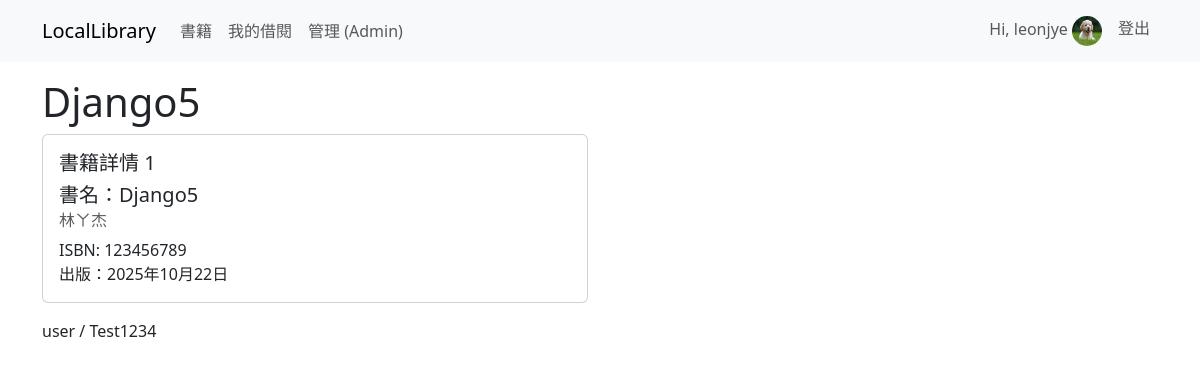
Screenshot of /catalog/books/1/ (signed in) with the database file from the repository.
### accounts/models.py (models this page shows, shortened)
class Profile(models.Model):
    user = models.OneToOneField(User, on_delete=models.CASCADE)
    profile_picture = models.ImageField(upload_to='profile_pics/', blank=True, null=True)

### catalog/models.py (models this page shows, shortened)
class Book(models.Model):
    title = models.CharField(max_length=200, verbose_name="隨便來個書名")
    author = models.CharField(max_length=100, verbose_name="不知作者")
    isbn = models.CharField('ISBN', max_length=13, unique=True)
    published_date = models.DateField(null=True, blank=True, verbose_name="出版日期")

### catalog/views.py (the view)
# urls.py: path('catalog/books/<int:pk>/', views.book, name='book_detail'),
def book(request, pk):
    book = Book.objects.get(id=pk)
    return render(request, 'book.html', {'book': book})

### templates/book.html (shortened to what this page needs)
{% extends "base.html" %}
{% block content %}
  <h1>{{book.title}}</h1>
  <div class="row">
      <div class="col-md-6 mb-3">
        <div class="card">
          <div class="card-body">
            <H5 class="card-title">
              書籍詳情 {{book.id}}
            </H5>
            <h5 class="card-title">
              書名：{{ book.title }}
            </h5>
            <h6 class="card-subtitle mb-2 text-muted">{{ book.author }}</h6>
            <p class="card-text">ISBN: {{ book.isbn }}
                <br>出版：{{ book.published_date }}</p>
          </div>
        </div>
      </div>
  </div>
{% endblock %}

### templates/base.html (shortened to what this page needs)
<!doctype html>
<html lang="zh-Hant">
  <head>
    <link href="https://cdn.jsdelivr.net/npm/bootstrap@5.3.0/dist/css/bootstrap.min.css" rel="stylesheet">
  </head>
  <body>
    <nav class="navbar navbar-expand-lg navbar-light bg-light mb-3">
      <div class="container">
        <a class="navbar-brand" href="">LocalLibrary</a>
        <div class="collapse navbar-collapse">
          <ul class="navbar-nav me-auto">
            <li class="nav-item"><a class="nav-link" href="{% url 'book_list' %}">書籍</a></li>
            <li class="nav-item"><a class="nav-link" href="">我的借閱</a></li>
            <li class="nav-item"><a class="nav-link" href="/admin/">管理 (Admin)</a></li>
          </ul>
          <ul class="navbar-nav">
            {% if user.is_authenticated %}
              <li class="nav-item">
                <span class="nav-link">
                  Hi, {{ user.username }}
                  {% if user.profile.profile_picture %}
                    <img src="{{ user.profile.profile_picture.url }}" alt="Profile Picture" style="width: 30px; height: 30px; border-radius: 50%;">
                  {% endif %}
                </span>
              </li>
              <li class="nav-item"><a class="nav-link" href="{% url 'logout' %}">登出</a></li>
            {% else %}
              <li class="nav-item"><a class="nav-link" href="{% url 'login' %}">登入</a></li>
              <li class="nav-item"><a class="nav-link" href="{% url 'register' %}">註冊</a></li>
            {% endif %}
          </ul>
        </div>
      </div>
    </nav>
    <div class="container">
      {% block content %}{% endblock %}
      <div class='info'>
      user / Test1234
      </div>
    </div>
  </body>
</html>

### rows the page displays
Book: title "Django5", id "1", author "林ㄚ杰", isbn "123456789", published_date "2025年10月22日"

### other values shown
{{ user.username }} "leonjye"
